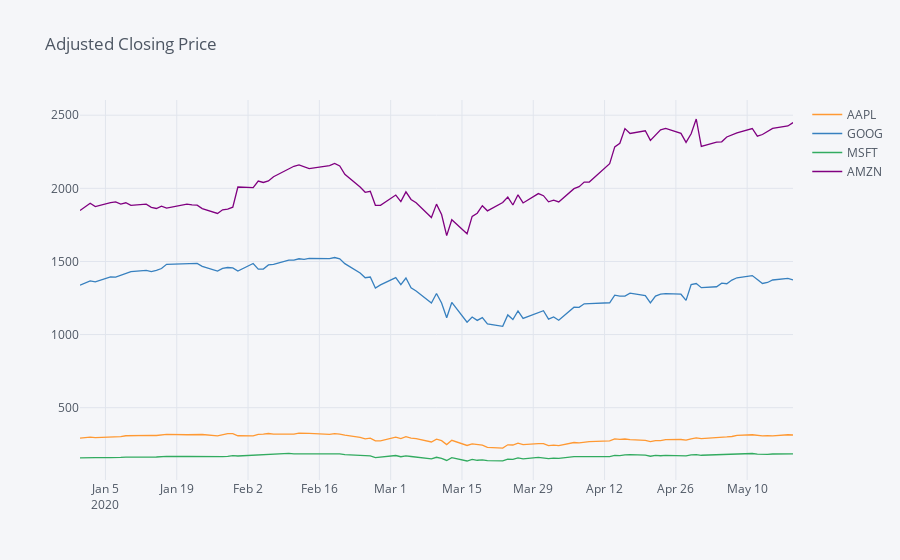

The code cell stored with this chart in its notebook:
### Markdown cell above
Feel free to play around with the plot. Use the menu on the top right corner to customize your interaction: 
         - Compare multi data on hover
         - Zoom in to see more details
         - Click on the legend lines to activate or deactivate the linegraphs.

### Code cell
# RUN ME ONLY IF YOU HAVE PLOTLY AND CUFFLINGS IMPORTED AND INSTALLED
adj_graph = df_adj_close.iplot(title='Adjusted Closing Price')
